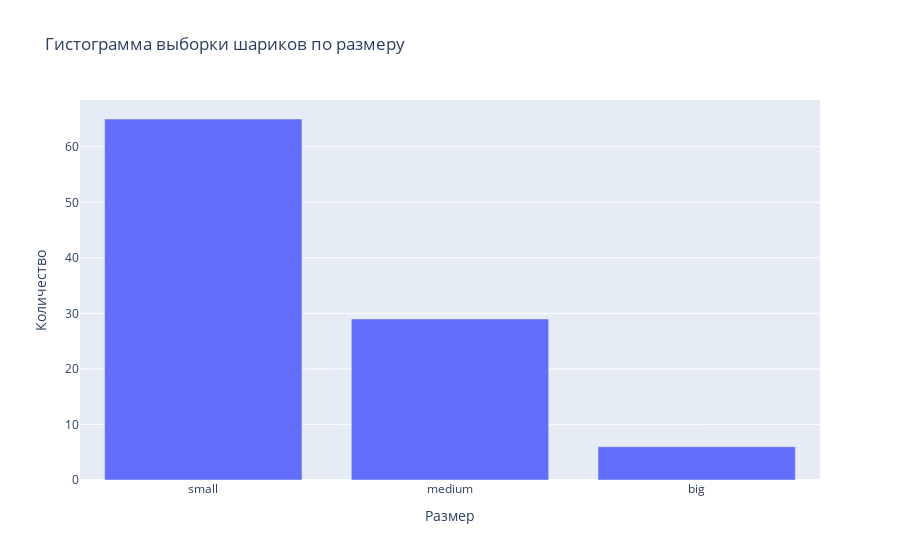

This figure's notebook cell:
### Markdown cell above
Построй гистограмму выборки шариков по размеру. Подпиши столбики:
* маленький,
* средний,
* большой.

<!-- Нарисуйте гистограмму нашей выборки шаров разного размера. Подпишите каждый столбик (маленький, средний, большой). -->

### Code cell
size_counter = dict()
for i in range(len(random_sample_s)):
    size_counter[random_sample_s[i][0]] = (
        size_counter.get(random_sample_s[i][0], 0) + 1
    )
fig = go.Figure(
    [go.Bar(x=ball_size_s, y=list(colors_counter.values()))]
)
fig.update_layout(
    title="Гистограмма выборки шариков по размеру",
    xaxis_title="Размер",
    yaxis_title="Количество",
)
fig.show()

### Figure 1 — Plotly figure (JSON) as saved in the notebook; plotly's stock layout.template omitted (floating-point values rounded to 4 significant figures)
{"data": [{"type": "bar", "x": ["small", "medium", "big"], "y": [65, 29, 6]}], "layout": {"title": {"text": "Гистограмма выборки шариков по размеру"}, "xaxis": {"title": {"text": "Размер"}}, "yaxis": {"title": {"text": "Количество"}}}}
